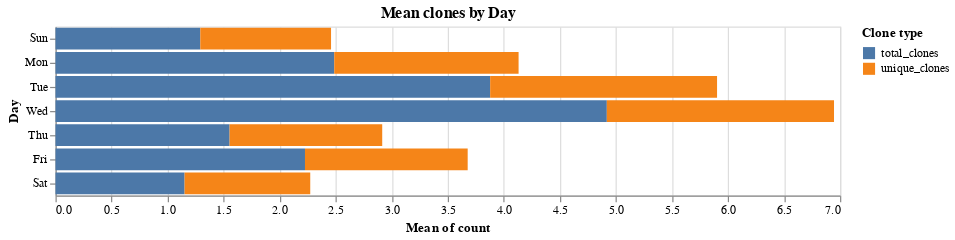

Notebook cell for this chart:
### Markdown cell above
### Mean clones by day of week

### Code cell
data = pd.melt(frame=df.reset_index(), id_vars=['index'],value_name='count')
alt.Chart(data).mark_bar().encode(
    x="mean(count)",
    y=alt.Y("day(index):O", title="Day"),
    color=alt.Color("variable_1", title="Clone type"),
).properties(width=WIDTH, title="Mean clones by Day")

### Figure 1 — Vega-Lite specification as saved in the notebook (floating-point values rounded to 4 significant figures; data arrays with more than 128 entries replaced by an {"elided": "..."} marker saying what was removed)
{"config": {"view": {"continuousWidth": 400, "continuousHeight": 300}}, "data": {"name": "data-06a38e4b043039b97577afd96f7efc77"}, "mark": "bar", "encoding": {"color": {"type": "nominal", "field": "variable_1", "title": "Clone type"}, "x": {"type": "quantitative", "aggregate": "mean", "field": "count"}, "y": {"type": "ordinal", "field": "index", "timeUnit": "day", "title": "Day"}}, "title": "Mean clones by Day", "width": 650, "$schema": "https://vega.github.io/schema/vega-lite/v4.8.1.json", "datasets": {"data-06a38e4b043039b97577afd96f7efc77": {"elided": "4096 records"}}}
